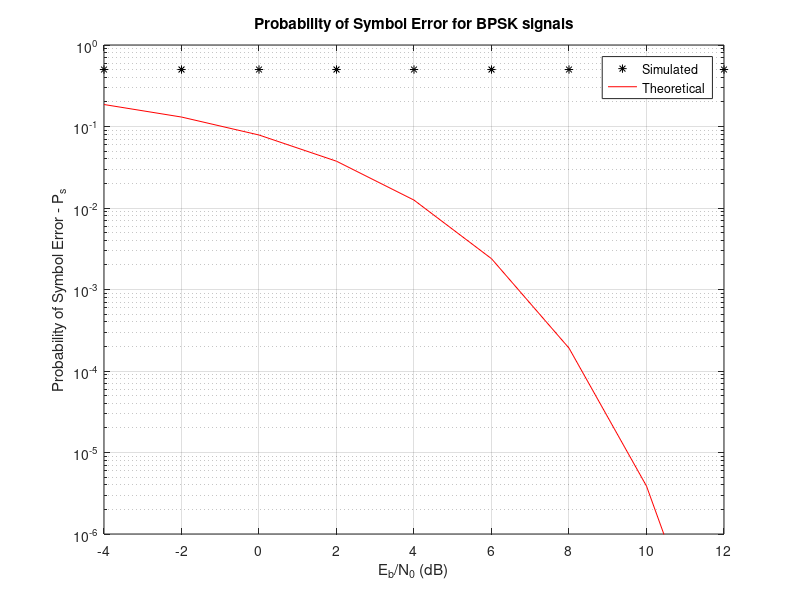

Here is the MATLAB script that generated this plot:
% Demonstration of Eb/N0 Vs SER for baseband BPSK modulation scheme
clear;clc;
%---------Input Fields------------------------
N=1000000;%Number of symbols to transmit
EbN0dB = -4:2:20; % Eb/N0 range in dB for simulation

%-----------------Transmitter---------------------
a= randi([0,1],1,N); %uniformly distributed random 1's and 0's
s = 2*a-1; %BPSK Mapping

SER = zeros(length(EbN0dB),1); %Place holder for SER values for each Eb/N0
EbN0lin = 10.^(EbN0dB/10); %Converting Eb/N0 from dB to linear scale
for i=1:1:length(EbN0dB)
    %Compute and add channel noise for given Eb/N0
    Esym=sum(abs(s).^2)/(length(s)); %calculate actual symbol energy from generated samples
    N0=Esym/EbN0lin(i); %find the noise spectral density
    noiseSigma = sqrt(N0/2); %standard deviation for AWGN Noise
    n = noiseSigma*(randn(1,N)+1i*randn(1,N));
    y=s+n;%received signal = signal+awgn noise
    %---------------Receiver--------------------
    acap=(y>=0);%threshold detection
    SER(i)=sum((a~=acap))/N;%------ Symbol Error Rate Computation-------
end
%------Theoretical Symbol Error Rate-------------
theoreticalSER = 0.5*erfc(sqrt(EbN0lin));
%-------------Plotting---------------------------
semilogy(EbN0dB,SER,'k*'); hold on;
semilogy(EbN0dB,theoreticalSER,'r-');
set(gca,'XLim',[-4 12]);set(gca,'YLim',[1E-6 1E0]);set(gca,'XTick',-4:2:12);
title('Probability of Symbol Error for BPSK signals');
xlabel('E_b/N_0 (dB)');ylabel('Probability of Symbol Error - P_s');
legend('Simulated', 'Theoretical');grid on;